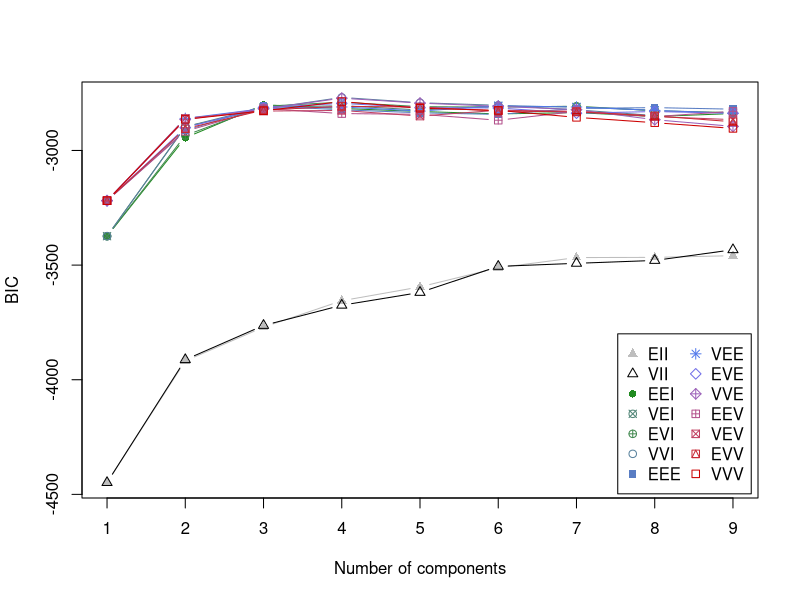
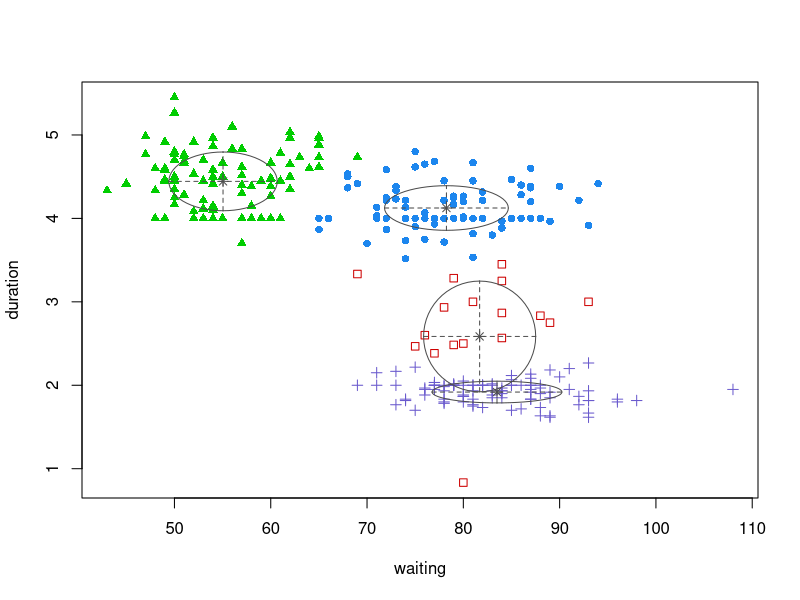

Generate these figures, in order, with R:
## ---- chunk 1
knitr::opts_chunk$set(echo = TRUE)
## ---- chunk 2

library("MASS")
data(geyser)
## ---- chunk 3

library("mclust")
gmm=Mclust(geyser,verbose=FALSE)
gmm
summary(gmm)
mclustModelNames("VVI")
## ---- chunk 4
plot(gmm,what='BIC')

## ---- chunk 5
plot(gmm, what = "classification")
